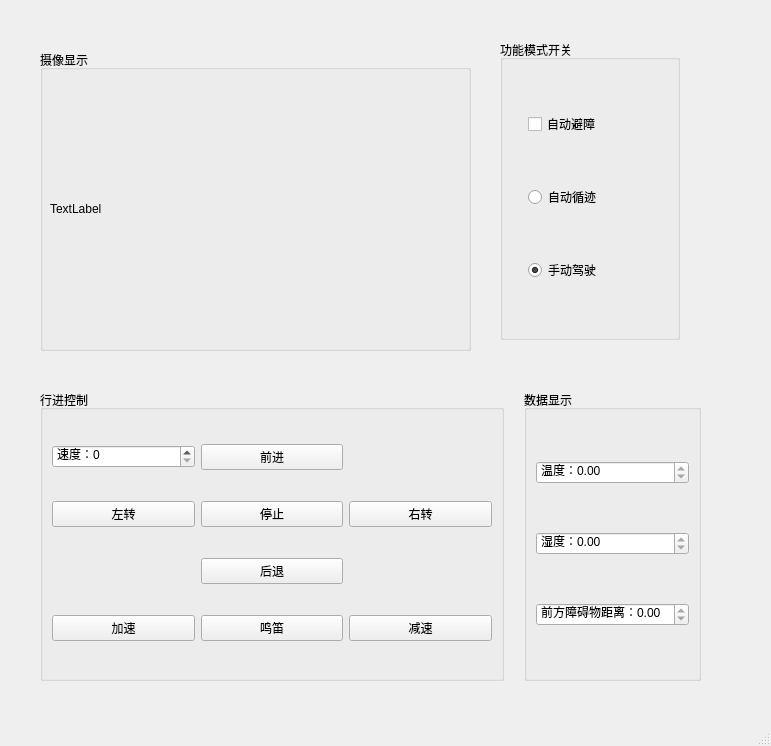
<?xml version="1.0" encoding="UTF-8"?>
<ui version="4.0">
 <class>MainWindow</class>
 <widget class="QMainWindow" name="MainWindow">
  <property name="geometry">
   <rect>
    <x>0</x>
    <y>0</y>
    <width>771</width>
    <height>746</height>
   </rect>
  </property>
  <property name="windowTitle">
   <string>MainWindow</string>
  </property>
  <property name="styleSheet">
   <string notr="true"/>
  </property>
  <widget class="QWidget" name="centralwidget">
   <widget class="QGroupBox" name="camera">
    <property name="geometry">
     <rect>
      <x>40</x>
      <y>50</y>
      <width>431</width>
      <height>301</height>
     </rect>
    </property>
    <property name="title">
     <string>摄像显示</string>
    </property>
    <widget class="QLabel" name="display">
     <property name="geometry">
      <rect>
       <x>10</x>
       <y>34</y>
       <width>400</width>
       <height>250</height>
      </rect>
     </property>
     <property name="text">
      <string>TextLabel</string>
     </property>
    </widget>
   </widget>
   <widget class="QWidget" name="horizontalLayoutWidget">
    <property name="geometry">
     <rect>
      <x>30</x>
      <y>380</y>
      <width>681</width>
      <height>311</height>
     </rect>
    </property>
    <layout class="QHBoxLayout" name="horizontalLayout" stretch="3,1">
     <property name="spacing">
      <number>20</number>
     </property>
     <property name="leftMargin">
      <number>10</number>
     </property>
     <property name="topMargin">
      <number>10</number>
     </property>
     <property name="rightMargin">
      <number>10</number>
     </property>
     <property name="bottomMargin">
      <number>10</number>
     </property>
     <item>
      <widget class="QGroupBox" name="car_control">
       <property name="title">
        <string>行进控制</string>
       </property>
       <layout class="QGridLayout" name="gridLayout">
        <item row="0" column="1">
         <widget class="QPushButton" name="forward_button">
          <property name="text">
           <string>前进</string>
          </property>
         </widget>
        </item>
        <item row="1" column="1">
         <widget class="QPushButton" name="stop_button">
          <property name="text">
           <string>停止</string>
          </property>
         </widget>
        </item>
        <item row="1" column="2">
         <widget class="QPushButton" name="right_button">
          <property name="text">
           <string>右转</string>
          </property>
         </widget>
        </item>
        <item row="1" column="0">
         <widget class="QPushButton" name="left_button">
          <property name="text">
           <string>左转</string>
          </property>
         </widget>
        </item>
        <item row="0" column="0">
         <widget class="QSpinBox" name="speed_sb">
          <property name="prefix">
           <string>速度：</string>
          </property>
         </widget>
        </item>
        <item row="2" column="1">
         <widget class="QPushButton" name="back_button">
          <property name="text">
           <string>后退</string>
          </property>
         </widget>
        </item>
        <item row="3" column="2">
         <widget class="QPushButton" name="dc_button">
          <property name="text">
           <string>减速</string>
          </property>
         </widget>
        </item>
        <item row="3" column="0">
         <widget class="QPushButton" name="ac_button">
          <property name="text">
           <string>加速</string>
          </property>
         </widget>
        </item>
        <item row="3" column="1">
         <widget class="QPushButton" name="sound_button">
          <property name="text">
           <string>鸣笛</string>
          </property>
         </widget>
        </item>
       </layout>
      </widget>
     </item>
     <item>
      <widget class="QGroupBox" name="data">
       <property name="title">
        <string>数据显示</string>
       </property>
       <layout class="QVBoxLayout" name="verticalLayout_2">
        <item>
         <widget class="QDoubleSpinBox" name="temperature">
          <property name="readOnly">
           <bool>true</bool>
          </property>
          <property name="prefix">
           <string>温度：</string>
          </property>
         </widget>
        </item>
        <item>
         <widget class="QDoubleSpinBox" name="humidity">
          <property name="readOnly">
           <bool>true</bool>
          </property>
          <property name="prefix">
           <string>湿度：</string>
          </property>
         </widget>
        </item>
        <item>
         <widget class="QDoubleSpinBox" name="o_distance">
          <property name="readOnly">
           <bool>true</bool>
          </property>
          <property name="prefix">
           <string>前方障碍物距离：</string>
          </property>
         </widget>
        </item>
       </layout>
      </widget>
     </item>
    </layout>
   </widget>
   <widget class="QGroupBox" name="mode">
    <property name="geometry">
     <rect>
      <x>500</x>
      <y>40</y>
      <width>180</width>
      <height>300</height>
     </rect>
    </property>
    <property name="minimumSize">
     <size>
      <width>114</width>
      <height>0</height>
     </size>
    </property>
    <property name="baseSize">
     <size>
      <width>28</width>
      <height>0</height>
     </size>
    </property>
    <property name="title">
     <string>功能模式开关</string>
    </property>
    <layout class="QVBoxLayout" name="verticalLayout">
     <property name="leftMargin">
      <number>25</number>
     </property>
     <item>
      <widget class="QCheckBox" name="avoid_checkBox">
       <property name="text">
        <string>自动避障</string>
       </property>
      </widget>
     </item>
     <item>
      <widget class="QRadioButton" name="auto_rbutton">
       <property name="text">
        <string>自动循迹</string>
       </property>
      </widget>
     </item>
     <item>
      <widget class="QRadioButton" name="hand_rbutton">
       <property name="text">
        <string>手动驾驶</string>
       </property>
       <property name="checked">
        <bool>true</bool>
       </property>
      </widget>
     </item>
    </layout>
   </widget>
  </widget>
  <widget class="QMenuBar" name="menubar">
   <property name="geometry">
    <rect>
     <x>0</x>
     <y>0</y>
     <width>771</width>
     <height>26</height>
    </rect>
   </property>
  </widget>
  <widget class="QStatusBar" name="statusbar"/>
 </widget>
 <tabstops>
  <tabstop>forward_button</tabstop>
  <tabstop>left_button</tabstop>
  <tabstop>stop_button</tabstop>
  <tabstop>right_button</tabstop>
  <tabstop>back_button</tabstop>
  <tabstop>speed_sb</tabstop>
  <tabstop>avoid_checkBox</tabstop>
  <tabstop>auto_rbutton</tabstop>
  <tabstop>hand_rbutton</tabstop>
  <tabstop>temperature</tabstop>
  <tabstop>humidity</tabstop>
  <tabstop>o_distance</tabstop>
 </tabstops>
 <resources/>
 <connections/>
</ui>
